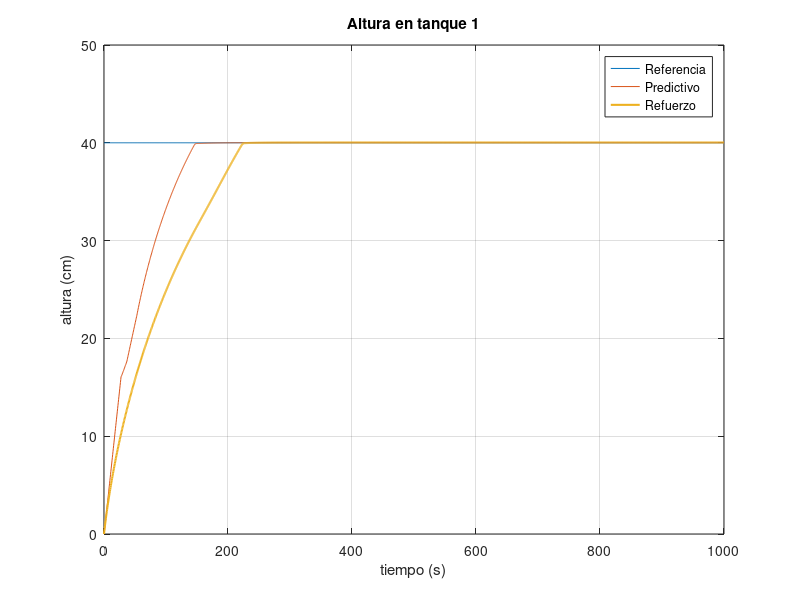
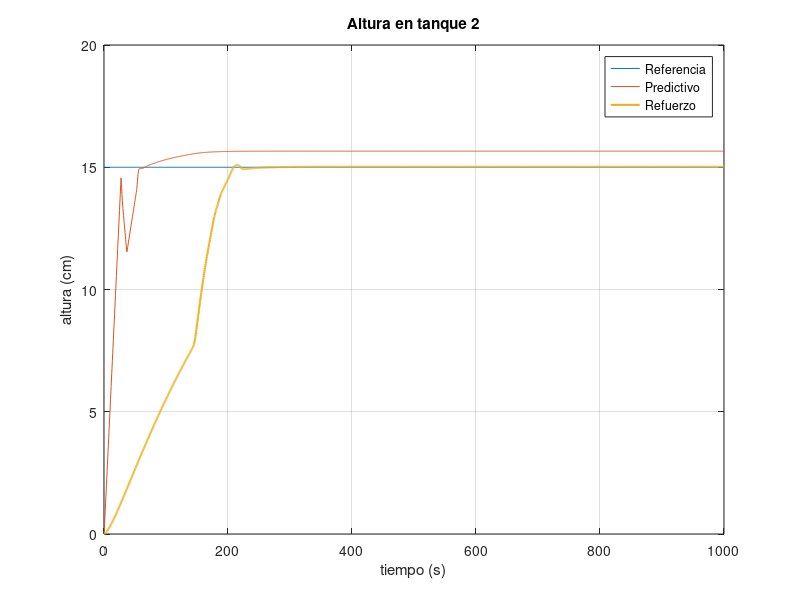
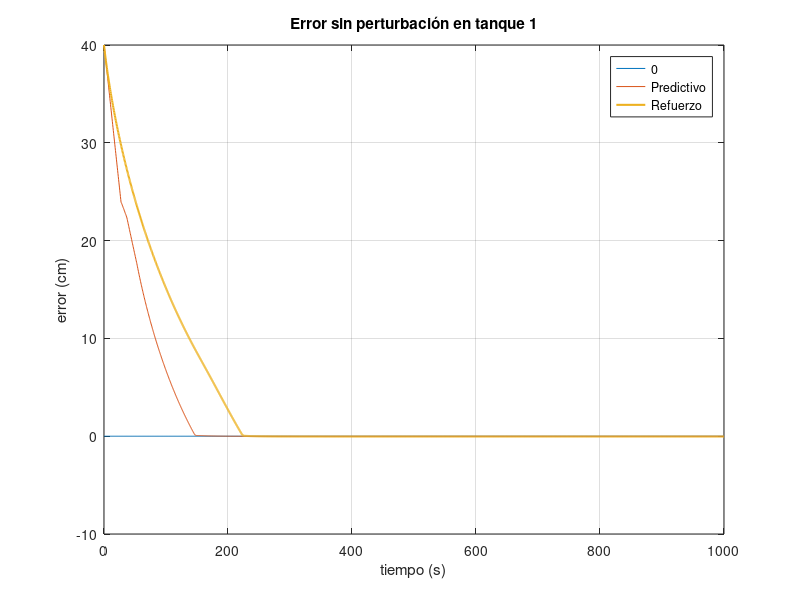
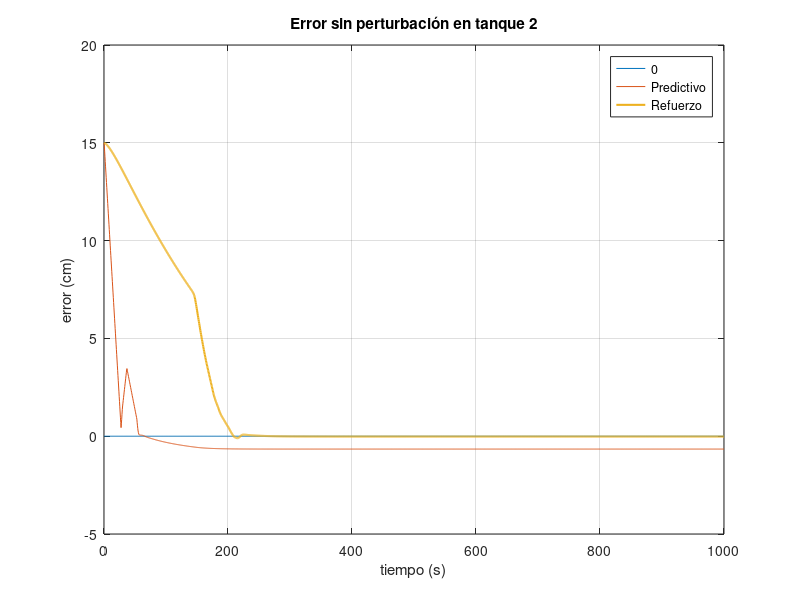

The MATLAB script that drew these images, in order:

clear all;

% Alturas
altura_predictive = load("altura_predictive.mat", "altura");
altura_predictive = altura_predictive.("altura");

altura_rl = load("altura_rl.mat", "altura");
altura_rl = altura_rl.("altura");

figure(1)
plot(altura_predictive(1,:), altura_predictive(2,:)*100, altura_predictive(1,:), altura_predictive(4,:)*100, ...
    altura_rl(1,:), altura_rl(4,:)*100, 'linewidth', 1.5);
grid on;
xlabel('tiempo (s)');
ylabel('altura (cm)');
legend('Referencia', 'Predictivo', 'Refuerzo');
title('Altura en tanque 1');

figure(2)
plot(altura_predictive(1,:), altura_predictive(3,:)*100, altura_predictive(1,:), altura_predictive(6,:)*100, ...
    altura_rl(1,:), altura_rl(6,:)*100, 'linewidth', 1.5);
grid on;
xlabel('tiempo (s)');
ylabel('altura (cm)');
legend('Referencia', 'Predictivo', 'Refuerzo');
title('Altura en tanque 2');

% Errores

error_predictive = load("error_predictive.mat", "error");
error_predictive = error_predictive.("error");

error_rl = load("error_rl.mat", "error");
error_rl = error_rl.("error");

figure(3)
plot(error_predictive(1,:), zeros(size(error_predictive(1,:))), error_predictive(1,:), error_predictive(2,:)*100, ...
    error_rl(1,:), error_rl(2,:)*100, 'linewidth', 1.5);
grid on;
xlabel('tiempo (s)');
ylabel('error (cm)');
legend('0', 'Predictivo', 'Refuerzo');
title('Error sin perturbación en tanque 1');

figure(4)
plot(error_predictive(1,:), zeros(size(error_predictive(1,:))), error_predictive(1,:), error_predictive(3,:)*100, ...
    error_rl(1,:), error_rl(3,:)*100, 'linewidth', 1.5);
grid on;
xlabel('tiempo (s)');
ylabel('error (cm)');
legend('0', 'Predictivo', 'Refuerzo');
title('Error sin perturbación en tanque 2');

% Flujos
flujo_predictive = load("flujo_predictive.mat", "flujo");
flujo_predictive = flujo_predictive.("flujo");

flujo_rl = load("flujo_rl.mat", "flujo");
flujo_rl = flujo_rl.("flujo");

figure(5)
plot(flujo_predictive(1,:), flujo_predictive(2,:)*1000, flujo_rl(1,:), flujo_rl(2,:)*1000, 'linewidth', 1.5);
grid on;
xlabel('tiempo (s)');
ylabel('flujo (mL/s)');
legend('Predictivo', 'Refuerzo');
title('Flujo en bomba 1');

figure(6)
plot(flujo_predictive(1,:), flujo_predictive(3,:)*1000, flujo_rl(1,:), flujo_rl(3,:)*1000, 'linewidth', 1.5);
grid on;
xlabel('tiempo (s)');
ylabel('flujo (mL/s)');
legend('Predictivo', 'Refuerzo');
title('Flujo en bomba 2');
